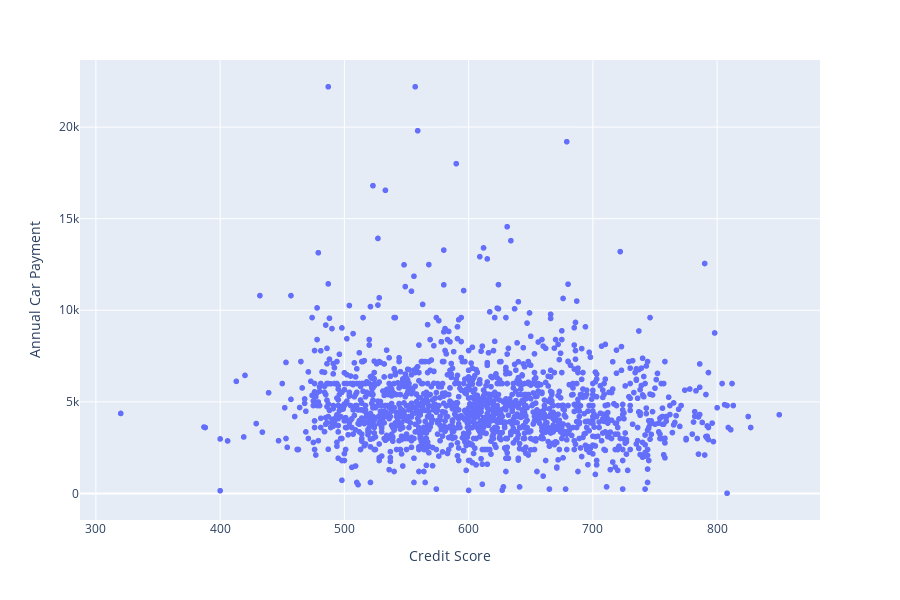

The cell this chart's notebook holds for it:
### Markdown cell above
Alright! Now its time to plot some numbers. So below you will see that we created a scatterplot of an idividuals credit score against their Annual Car Payment. Before we take a look at the graph, lets come up with a hypothesis for what we think the relationship should be. 

Now first we have to define what Car Payment is. I am assuming that car payment can mean two different things. The first being that you leased the car, and you "rent" the car for a specific number of months and each month you have car payments to make. The second being that you have taken out a loan and you are paying back the loan on a monthly basis. 

MY hypothesis is based on that second definition and is that the higher the credit score you have, the better interest rate you get on a loan and the lower you pay on your car payment. Let's see if the numbers stack up with our hypothesis.

### Code cell
fig = px.scatter(car_payment, x="Credit Score", y="Annual Car Payment", hover_data=['Credit Score','Annual Car Payment'])
fig.show()

### Figure 1 — Plotly figure (JSON) as saved in the notebook; plotly's stock layout.template omitted (floating-point values rounded to 4 significant figures; data arrays with more than 128 entries replaced by an {"elided": "..."} marker saying what was removed)
{"data": [{"customdata": {"elided": "1604x2 int values"}, "hoverlabel": {"namelength": 0}, "hovertemplate": "Credit Score=%{customdata[0]}<br>Annual Car Payment=%{customdata[1]}", "legendgroup": "", "marker": {"color": "#636efa", "symbol": "circle"}, "mode": "markers", "name": "", "showlegend": false, "type": "scattergl", "x": {"elided": "1604 int values"}, "xaxis": "x", "y": {"elided": "1604 int values"}, "yaxis": "y"}], "layout": {"height": 600, "legend": {"tracegroupgap": 0}, "margin": {"t": 60}, "xaxis": {"anchor": "y", "domain": [0, 1], "title": {"text": "Credit Score"}}, "yaxis": {"anchor": "x", "domain": [0, 1], "title": {"text": "Annual Car Payment"}}}}
